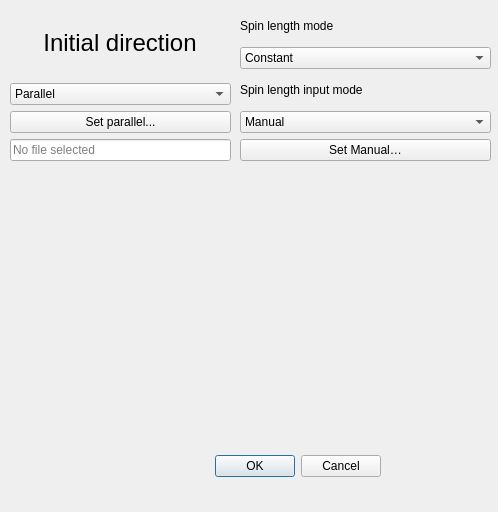
<?xml version="1.0" encoding="UTF-8"?>
<ui version="4.0">
 <class>SpinParametersDialog</class>
 <widget class="QDialog" name="SpinParametersDialog">
  <property name="geometry">
   <rect>
    <x>0</x>
    <y>0</y>
    <width>498</width>
    <height>512</height>
   </rect>
  </property>
  <property name="windowTitle">
   <string>Dialog</string>
  </property>
  <widget class="QDialogButtonBox" name="buttonBox">
   <property name="geometry">
    <rect>
     <x>40</x>
     <y>450</y>
     <width>341</width>
     <height>32</height>
    </rect>
   </property>
   <property name="orientation">
    <enum>Qt::Orientation::Horizontal</enum>
   </property>
   <property name="standardButtons">
    <set>QDialogButtonBox::StandardButton::Cancel|QDialogButtonBox::StandardButton::Ok</set>
   </property>
  </widget>
  <widget class="QWidget" name="layoutWidget">
   <property name="geometry">
    <rect>
     <x>10</x>
     <y>10</y>
     <width>221</width>
     <height>151</height>
    </rect>
   </property>
   <layout class="QVBoxLayout" name="verticalLayout">
    <item alignment="Qt::AlignmentFlag::AlignHCenter|Qt::AlignmentFlag::AlignVCenter">
     <widget class="QLabel" name="label_5">
      <property name="text">
       <string>&lt;html&gt;&lt;head/&gt;&lt;body&gt;&lt;p align=&quot;center&quot;&gt;&lt;span style=&quot; font-size:18pt;&quot;&gt;Initial direction&lt;/span&gt;&lt;/p&gt;&lt;/body&gt;&lt;/html&gt;</string>
      </property>
     </widget>
    </item>
    <item>
     <widget class="QComboBox" name="InitialDirectionComboBox">
      <property name="currentIndex">
       <number>0</number>
      </property>
      <item>
       <property name="text">
        <string>Parallel</string>
       </property>
      </item>
      <item>
       <property name="text">
        <string>Random</string>
       </property>
      </item>
      <item>
       <property name="text">
        <string>File</string>
       </property>
      </item>
      <item>
       <property name="text">
        <string>Manual</string>
       </property>
      </item>
     </widget>
    </item>
    <item>
     <widget class="QPushButton" name="initialDirectionSettingsButton">
      <property name="minimumSize">
       <size>
        <width>150</width>
        <height>0</height>
       </size>
      </property>
      <property name="text">
       <string>Set parallel...</string>
      </property>
     </widget>
    </item>
    <item>
     <widget class="QLineEdit" name="initialDirectionFileLineEdit">
      <property name="readOnly">
       <bool>true</bool>
      </property>
      <property name="placeholderText">
       <string>No file selected</string>
      </property>
     </widget>
    </item>
   </layout>
  </widget>
  <widget class="QLineEdit" name="spinLengthFileLineEdit">
   <property name="geometry">
    <rect>
     <x>221</x>
     <y>515</y>
     <width>156</width>
     <height>26</height>
    </rect>
   </property>
   <property name="readOnly">
    <bool>true</bool>
   </property>
   <property name="placeholderText">
    <string>No file selected</string>
   </property>
  </widget>
  <widget class="QWidget" name="">
   <property name="geometry">
    <rect>
     <x>240</x>
     <y>10</y>
     <width>251</width>
     <height>151</height>
    </rect>
   </property>
   <layout class="QGridLayout" name="gridLayout">
    <item row="0" column="0">
     <widget class="QLabel" name="label_15">
      <property name="text">
       <string>Spin length mode</string>
      </property>
     </widget>
    </item>
    <item row="1" column="0">
     <widget class="QComboBox" name="spinLengthModeComboBox">
      <item>
       <property name="text">
        <string>Constant</string>
       </property>
      </item>
      <item>
       <property name="text">
        <string>Different</string>
       </property>
      </item>
     </widget>
    </item>
    <item row="2" column="0">
     <widget class="QLabel" name="label_16">
      <property name="text">
       <string>Spin length input mode</string>
      </property>
     </widget>
    </item>
    <item row="3" column="0">
     <widget class="QComboBox" name="spinLengthInputComboBox">
      <item>
       <property name="text">
        <string>Manual</string>
       </property>
      </item>
      <item>
       <property name="text">
        <string>Random</string>
       </property>
      </item>
      <item>
       <property name="text">
        <string>File</string>
       </property>
      </item>
     </widget>
    </item>
    <item row="4" column="0">
     <widget class="QPushButton" name="spinLengthSettingsButton">
      <property name="text">
       <string>Set Manual…</string>
      </property>
     </widget>
    </item>
   </layout>
  </widget>
 </widget>
 <resources/>
 <connections>
  <connection>
   <sender>buttonBox</sender>
   <signal>accepted()</signal>
   <receiver>SpinParametersDialog</receiver>
   <slot>accept()</slot>
   <hints>
    <hint type="sourcelabel">
     <x>248</x>
     <y>254</y>
    </hint>
    <hint type="destinationlabel">
     <x>157</x>
     <y>274</y>
    </hint>
   </hints>
  </connection>
  <connection>
   <sender>buttonBox</sender>
   <signal>rejected()</signal>
   <receiver>SpinParametersDialog</receiver>
   <slot>reject()</slot>
   <hints>
    <hint type="sourcelabel">
     <x>316</x>
     <y>260</y>
    </hint>
    <hint type="destinationlabel">
     <x>286</x>
     <y>274</y>
    </hint>
   </hints>
  </connection>
 </connections>
</ui>
